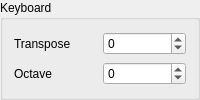
             <widget class="QGroupBox" name="groupBox_11">
              <property name="title">
               <string>Keyboard</string>
              </property>
              <layout class="QVBoxLayout" name="verticalLayout_4">
               <item>
                <layout class="QHBoxLayout" name="horizontalLayout_119">
                 <item>
                  <widget class="QLabel" name="label_164">
                   <property name="text">
                    <string>Transpose</string>
                   </property>
                  </widget>
                 </item>
                 <item>
                  <widget class="QSpinBox" name="spinBox_148">
                   <property name="minimum">
                    <number>-12</number>
                   </property>
                   <property name="maximum">
                    <number>12</number>
                   </property>
                  </widget>
                 </item>
                </layout>
               </item>
               <item>
                <layout class="QHBoxLayout" name="horizontalLayout_120">
                 <item>
                  <widget class="QLabel" name="label_165">
                   <property name="text">
                    <string>Octave</string>
                   </property>
                  </widget>
                 </item>
                 <item>
                  <widget class="QSpinBox" name="spinBox_149">
                   <property name="minimum">
                    <number>-4</number>
                   </property>
                   <property name="maximum">
                    <number>4</number>
                   </property>
                  </widget>
                 </item>
                </layout>
               </item>
              </layout>
             </widget>
